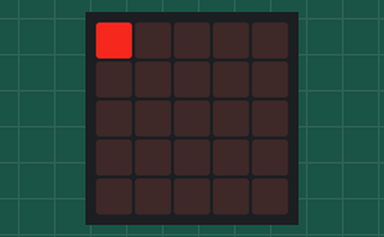
Recording of a program running on a simulated BBC micro:bit running MicroPython. Shown: the board's 5×5 LED display. At 2.5 s the program stops and its outputs stay as they are.

Above: at 0.1 s.
At 0.6 s:
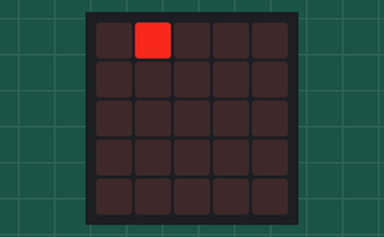
At 1.1 s:
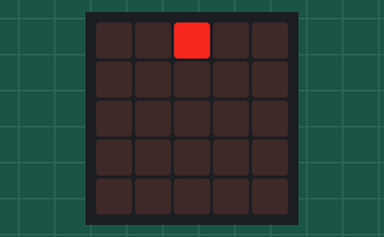
At 1.6 s:
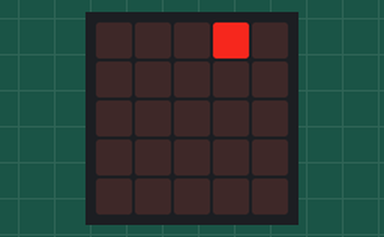
At 2.1 s:
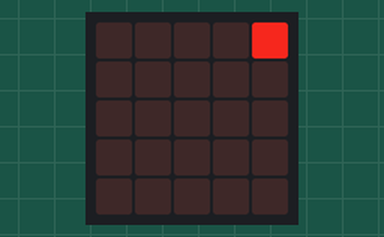

The program:

section_4_sample_code.py
```python
# import my microbit information
from microbit import *

i = 0
while i < 5:
    display.clear()
    display.set_pixel(i, 0, 8)
    sleep(500)
    i = i + 1

'''
while True:
    for y in range(5):
        for x in range(5):
            display.clear()
            display.set_pixel(y,x,8)
            sleep(500)

'''
```

Measured:
- what the display in image 1 shows lasts 0.5 s, from 0.5 s to 1.0 s
